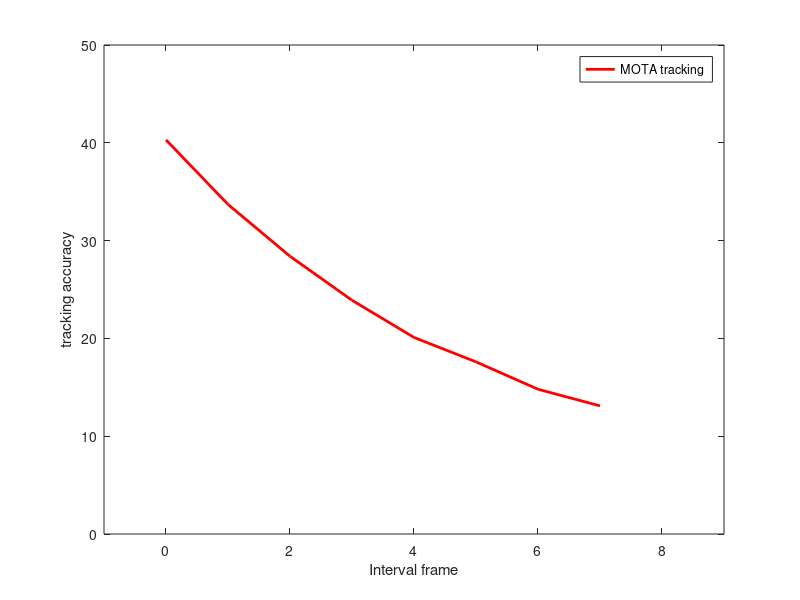

Write MATLAB code to recreate this figure.
% plotting the results.
clf, clear
% computation 
Main_FLOPs = 670.59;  %FRCNN method
Auxi_FLOPs = 23.04;   % mobilenet SSD method
x=[1:8];
y=(Main_FLOPs+(x-1)*Auxi_FLOPs)./x;
figure(1), 
plot(x-1,y,'-r','LineWidth',2);
xlabel('Interval frame');
ylabel('FLOPs(G)')
axis([-1,9, 0, 700]);
legend('computation complexity');
% detection performance
clf,
x=[0:7];
y1=[0.816, 0.7169, 0.6950, 0.6716, 0.5930, 0.5781, 0.5614, 0.5548];
y2=[0.816, 0.5368, 0.4417,  0.4272, 0.3495,  0.3441, 0.3396, 0.3359];
figure(1), 
plot(x,y1,'-r', x,y2, '-b','LineWidth',2);
xlabel('Interval frame');
ylabel('mAP')
axis([-1,9, 0, 1]);
legend('with tracking','without tracking');

%tracking performance
clf,
x=[0:7];
y1=[40.3, 33.7, 28.4, 23.9, 20.1, 17.6, 14.8, 13.1];
%y2=[85.5, 80.6, 79.0,  78.1,77.3,  76.6, 76.1, 75.5];
figure(1), 
%plot(x,y1,'-r', x,y2, '-b','LineWidth',2);
plot(x,y1,'-r','LineWidth',2)
xlabel('Interval frame');
ylabel('tracking accuracy')
axis([-1,9, 0, 50]);
legend('MOTA tracking');